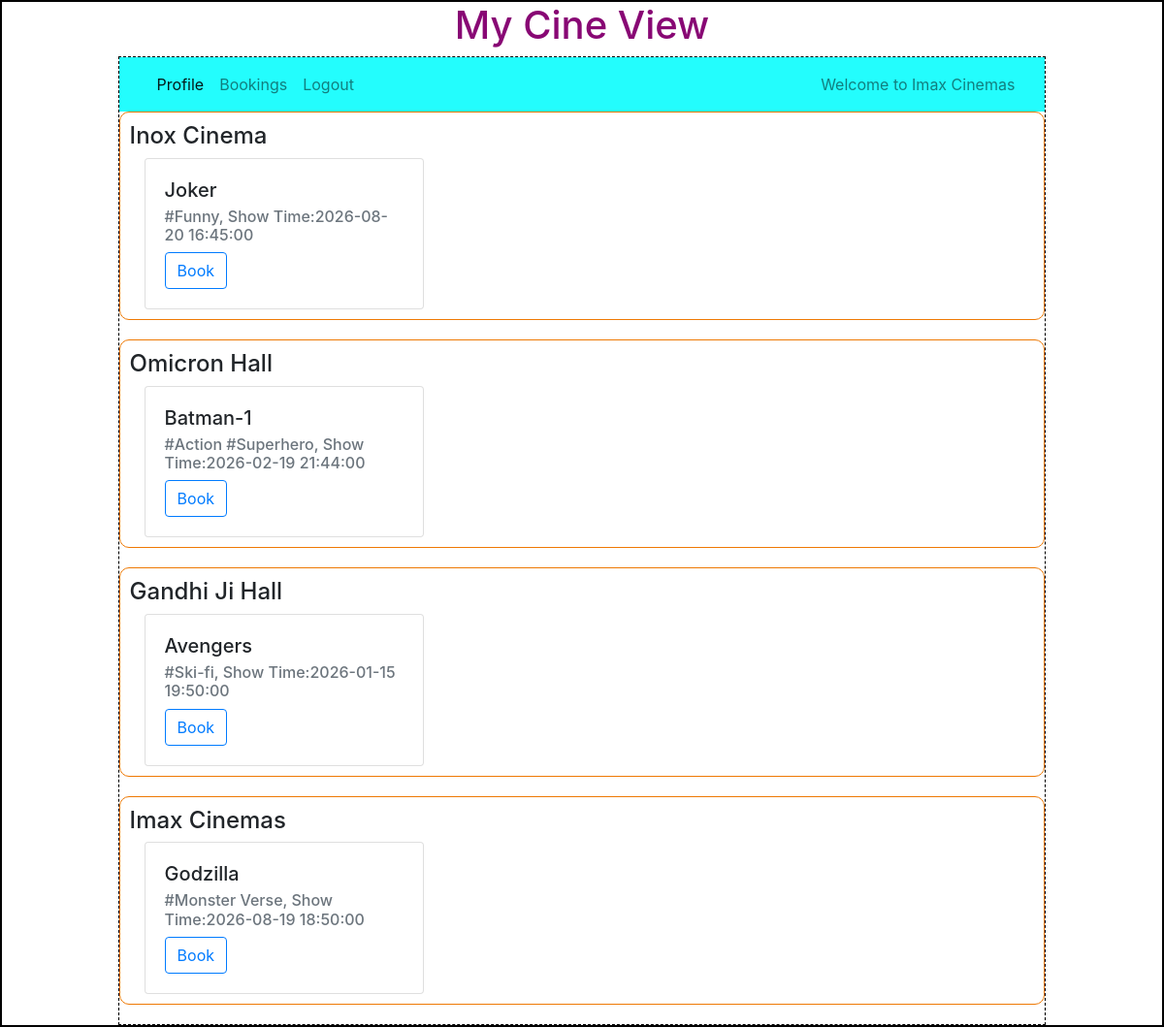
Screenshot of /user/4/Imax Cinemas with the database file from the repository.
### backend/models.py (models this page shows)
class Theatre(db.Model):
    __tablename__="theatre"
    id=db.Column(db.Integer,primary_key=True)
    name=db.Column(db.String,nullable=False)
    location=db.Column(db.String,nullable=False)
    pincode=db.Column(db.Integer,nullable=False)
    capacity=db.Column(db.Integer,nullable=False)
    venue_pic_url=db.Column(db.String,nullable=True,default="None")
    shows=db.relationship("Show",cascade="all,delete",backref="theatre",lazy=True)#theatre can access all of its shows

class Show(db.Model):
    __tablename__="show"
    id=db.Column(db.Integer,primary_key=True)
    name=db.Column(db.String,nullable=False)
    tags=db.Column(db.String,nullable=False)
    rating=db.Column(db.Integer,default=0)
    tkt_price=db.Column(db.Float,default=0.0)
    date_time=db.Column(db.DateTime,nullable=False)
    theatre_id=db.Column(db.Integer,db.ForeignKey("theatre.id"),nullable=False)
    tickets=db.relationship("Ticket",cascade="all,delete",backref="show",lazy=True)#show can access all of its tickets

### backend/controllers.py (the view)
@app.route("/user/<id>/<name>")
def user_dashboard(id,name):
    theatres=get_theatres()
    dt_time_now=datetime.today().strftime("%Y-%m-%dT%H:%M")
    dt_time_now=datetime.strptime(dt_time_now,"%Y-%m-%dT%H:%M")
    return render_template("user_dashboard.html",uid=id,name=name,theatres=theatres,dt_time_now=dt_time_now)

### backend/controllers.py (called while the page is built)
def get_theatres():
    theatres=Theatre.query.all()
    return theatres

### templates/user_dashboard.html
{%extends "user_layout.html"%}
{%block content%}
        {%if theatres%}
            {%for theatre in theatres%}
                {%if theatre.shows%}
                    <div class="outer_box">
                        <h4>{{ theatre.name }}</h4>
                        <div class="container">
                            <div class="row">
                                {%for show in theatre.shows%}
                                    {%if show.date_time >= dt_time_now%}
                                        <div class="col">
                                            <div class="card" style="width: 18rem;">
                                                <div class="card-body">
                                                    <h5 class="card-title">{{show.name}}</h5>
                                                    <h6 class="card-subtitle mb-2 text-muted">{{show.tags}}, Show Time:{{show.date_time}}</h6>
                                                    <a href ="/book_ticket/{{uid}}/{{show.id}}/{{name}}" class="btn btn-outline-primary">Book</a>
                                                </div>
                                            </div>
                                        </div>
                                    {%endif%}
                                {%endfor%}
                            </div>
                        </div>
                    </div>
                {%endif%}
            {%endfor%}
        {%else%}
            <h3 class="center">Sorry, no theatres available!!!</h3>
        {%endif%}
{%endblock%}

### templates/user_layout.html (shortened to what this page needs)
<!DOCTYPE html>
<html lang="en">
    <head>
        <link rel="stylesheet" href="/static/styles/main.css">
        <link rel="stylesheet" href="https://cdn.jsdelivr.net/npm/bootstrap@4.0.0/dist/css/bootstrap.min.css">
    </head>
    <body>
        <div class="my_container">
            <div class="center"><h1>My Cine View</h1></div>
            <div class="my_panel">
                <nav class="navbar navbar-expand-lg navbar-light" style="background-color:#13fdfded">
                    <div class="container-fluid">
                        <div class="collapse navbar-collapse d-flex justify-content-between" id="navbarText">
                            <ul class="navbar-nav mb-2 mb-lg-0">
                                <li class="nav-item">
                                    <a class="nav-link active" aria-current="page" href="#">Profile</a>
                                </li>
                                <li class="nav-item">
                                    <a class="nav-link" href="#">Bookings</a>
                                </li>
                                <li class="nav-item">
                                    <a class="nav-link" href="/login">Logout</a>
                                </li>
                            </ul>
                            <span class="navbar-text">
                                Welcome to {{name}}
                            </span>
                        </div>
                    </div>
                </nav>
                {%block content%}{%endblock%}
            </div>
        </div>
    </body>
</html>

### static/styles/main.css (style rules this page uses)
* { margin: 0px; }
.my_container { border: 2px solid black; }
.my_panel { width: 80%; margin: auto; height: auto; border: 1px dashed black; }
.outer_box { border: 1px solid rgb(238, 121, 4); margin-top:20px; margin: auto; padding: 10px; border-radius: 10px; margin-bottom: 20px; }
.center { text-align: center; margin: auto; color:rgb(136, 7, 116); }

### rows the page displays
Theatre: name "Imax Cinemas"
Theatre: name "Inox Cinema"
Show: name "Joker", tags "#Funny", date_time "2026-08-20 16:45:00"
Theatre: name "Omicron Hall"
Show: name "Batman-1", tags "#Action #Superhero", date_time "2026-02-19 21:44:00"
Theatre: name "Gandhi Ji Hall"
Show: name "Avengers", tags "#Ski-fi", date_time "2026-01-15 19:50:00"
Show: name "Godzilla", tags "#Monster Verse", date_time "2026-08-19 18:50:00"
